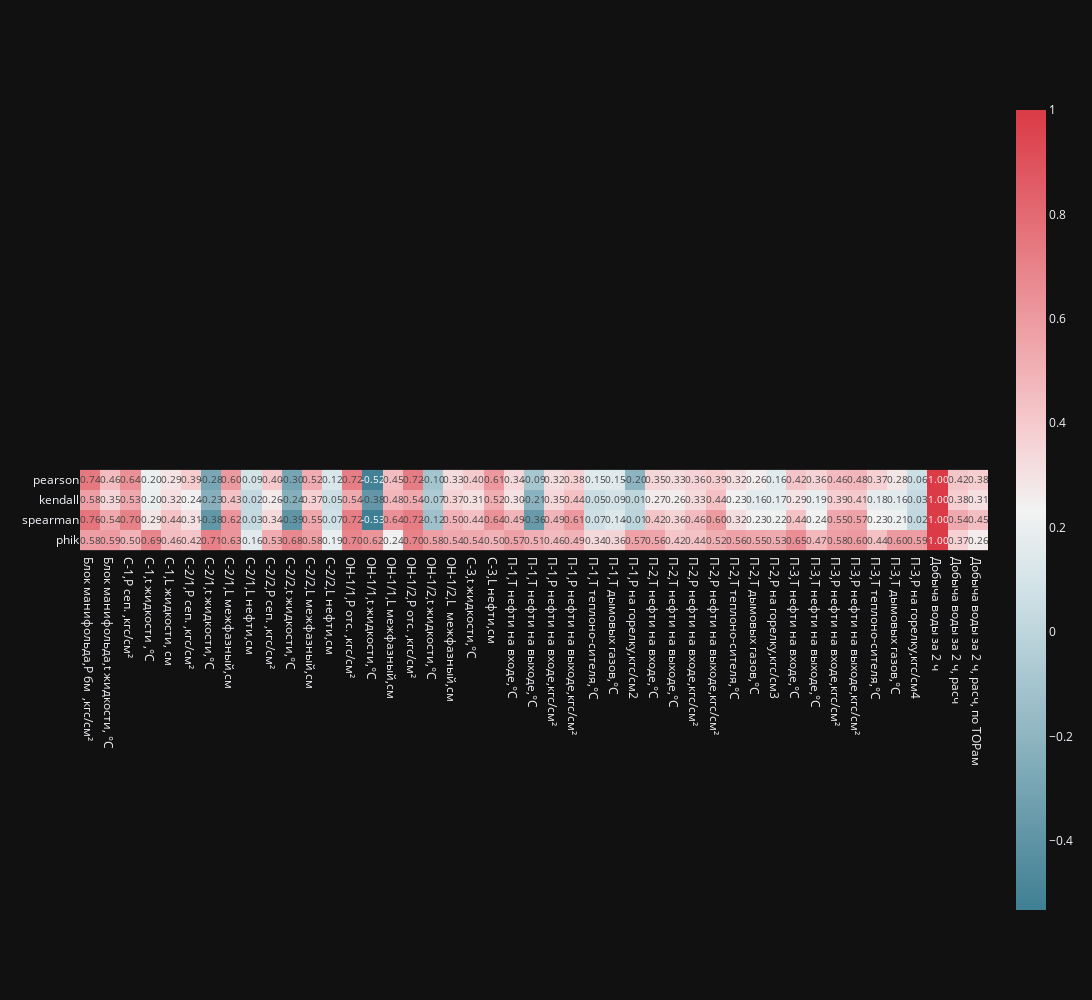

The notebook cell saved with this chart:
### Code cell
df.corr_matrix(df.cols[1:], target='Добыча воды за 2 ч', filepath=join(PLOTS, 'correlation', "2022_all"), show=True)

### Figure 1 — Plotly figure (JSON) as saved in the notebook; plotly's stock layout.template omitted (floating-point values rounded to 4 significant figures; data arrays with more than 128 entries replaced by an {"elided": "..."} marker saying what was removed)
{"data": [{"coloraxis": "coloraxis", "hovertemplate": "x: %{x}<br>y: %{y}<br>color: %{z}<extra></extra>", "name": "0", "textfont": {"size": 10}, "texttemplate": "%{z:.2f}", "type": "heatmap", "x": ["Блок манифольда,P бм  ,кгс/см²", "Блок манифольда,t жидкости, °С", "С-1,P сеп. ,кгс/см²", "С-1,t жидкости ,°С", "С-1,L жидкости, см", "С-2/1,P сеп. ,кгс/см²", "С-2/1,t жидкости,°С", "С-2/1,L межфазный,см", "С-2/1,L нефти,см", "С-2/2,P сеп. ,кгс/см²", "С-2/2,t жидкости,°С", "С-2/2,L межфазный,см", "С-2/2,L нефти,см", "ОН-1/1,P отс. ,кгс/см²", "ОН-1/1,t жидкости,°С", "ОН-1/1,L межфазный,см", "ОН-1/2,P отс. ,кгс/см²", "ОН-1/2,t жидкости,°С", "ОН-1/2,L  межфазный,см", "С-3,t жидкости,°С", "С-3,L нефти,см", "П-1,Т нефти на входе,°С", "П-1,Т нефти на выходе,°С", "П-1,Р нефти на входе,кгс/см²", "П-1,Р нефти на выходе,кгс/см²", "П-1,Т теплоно-сителя,°С", "П-1,Т дымовых газов,°С", "П-1,Р на горелку,кгс/см2", "П-2,Т нефти на входе,°С", "П-2,Т нефти на выходе,°С", "П-2,Р нефти на входе,кгс/см²", "П-2,Р нефти на выходе,кгс/см²", "П-2,Т теплоно-сителя,°С", "П-2,Т дымовых газов,°С", "П-2,Р на горелку,кгс/см3", "П-3,Т нефти на входе,°С", "П-3,Т нефти на выходе,°С", "П-3,Р нефти на входе,кгс/см²", "П-3,Р нефти на выходе,кгс/см²", "П-3,Т теплоно-сителя,°С", "П-3,Т дымовых газов,°С", "П-3,Р на горелку,кгс/см4", "Добыча воды за 2 ч", "Добыча воды за 2 ч, расч", "Добыча воды за 2 ч, расч, по ТОРам"], "xaxis": "x", "y": ["pearson", "kendall", "spearman", "phik"], "yaxis": "y", "z": {"elided": "4x45 float values"}}], "layout": {"coloraxis": {"colorscale": [[0, "#3f7f93"], [0.1, "#6397a7"], [0.2, "#88b1bd"], [0.3, "#acc9d2"], [0.4, "#d1e2e7"], [0.5, "#f2f2f2"], [0.6, "#f6cdd0"], [0.7, "#efa8ad"], [0.8, "#e8848b"], [0.9, "#e15e68"], [1, "#da3b46"]]}, "height": 1000, "title": {"text": ""}, "width": 1900, "xaxis": {"anchor": "y", "constrain": "domain", "domain": [0, 1], "scaleanchor": "y"}, "yaxis": {"anchor": "x", "autorange": "reversed", "constrain": "domain", "domain": [0, 1]}}}
